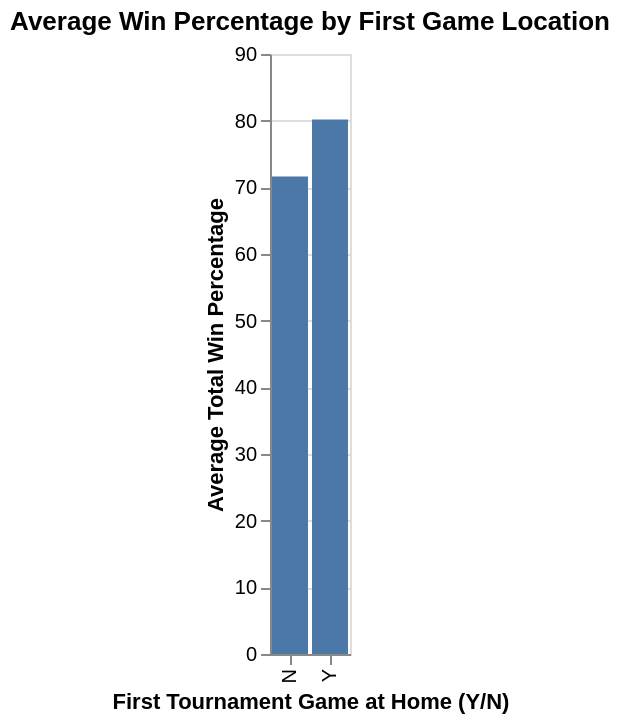

Write notebook code for a chart like this one.
### Markdown cell above
This bar chart compares the average total win percentage of teams that played their first tournament game at home (Y) and teams that did not (N). By comparing the two averages, we can see whether teams playing at home tend to have a higher overall win percentage. This helps us explore whether first game location could be useful for predicting a team's overall performance.

### Code cell
import altair as alt

# Calculate the average win percentage for each group
average_wins = tidy_march_madness.groupby("first_game_at_home").agg(
    mean_win_pct=("total_wins_pct", "mean")
).reset_index()

# Create a bar chart comparing average win percentages
average_plot = alt.Chart(average_wins).mark_bar().encode(
    x=alt.X("first_game_at_home:N").title("First Tournament Game at Home (Y/N)"),
    y=alt.Y("mean_win_pct:Q").title("Average Total Win Percentage")
).properties(
    title="Average Win Percentage by First Game Location")

# Display the bar chart
average_plot

### Figure 1 — Vega-Lite specification as saved in the notebook (floating-point values rounded to 4 significant figures)
{"config": {"view": {"continuousWidth": 300, "continuousHeight": 300}}, "data": {"name": "data-f0c1c6dd8e2a8fc981596b40dcac4b15"}, "mark": {"type": "bar"}, "encoding": {"x": {"field": "first_game_at_home", "title": "First Tournament Game at Home (Y/N)", "type": "nominal"}, "y": {"field": "mean_win_pct", "title": "Average Total Win Percentage", "type": "quantitative"}}, "title": "Average Win Percentage by First Game Location", "$schema": "https://vega.github.io/schema/vega-lite/v5.20.1.json", "datasets": {"data-f0c1c6dd8e2a8fc981596b40dcac4b15": [{"first_game_at_home": "N", "mean_win_pct": 71.64}, {"first_game_at_home": "Y", "mean_win_pct": 80.19}]}}
